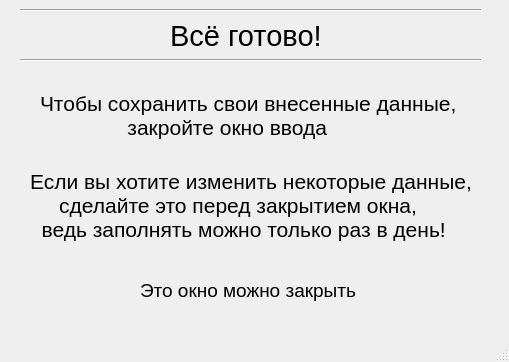
<?xml version="1.0" encoding="UTF-8"?>
<ui version="4.0">
 <class>MainWindow</class>
 <widget class="QMainWindow" name="MainWindow">
  <property name="geometry">
   <rect>
    <x>0</x>
    <y>0</y>
    <width>509</width>
    <height>362</height>
   </rect>
  </property>
  <property name="windowTitle">
   <string>Всё готово!</string>
  </property>
  <widget class="QWidget" name="centralwidget">
   <widget class="QLabel" name="label">
    <property name="geometry">
     <rect>
      <x>170</x>
      <y>10</y>
      <width>151</width>
      <height>51</height>
     </rect>
    </property>
    <property name="font">
     <font>
      <pointsize>22</pointsize>
      <weight>50</weight>
      <bold>false</bold>
     </font>
    </property>
    <property name="text">
     <string>Всё готово!</string>
    </property>
   </widget>
   <widget class="QLabel" name="label_2">
    <property name="geometry">
     <rect>
      <x>40</x>
      <y>80</y>
      <width>421</width>
      <height>71</height>
     </rect>
    </property>
    <property name="font">
     <font>
      <pointsize>16</pointsize>
     </font>
    </property>
    <property name="text">
     <string>Чтобы сохранить свои внесенные данные, 
               закройте окно ввода</string>
    </property>
   </widget>
   <widget class="QLabel" name="label_3">
    <property name="geometry">
     <rect>
      <x>30</x>
      <y>170</y>
      <width>451</width>
      <height>71</height>
     </rect>
    </property>
    <property name="font">
     <font>
      <pointsize>16</pointsize>
     </font>
    </property>
    <property name="text">
     <string>Если вы хотите изменить некоторые данные,
     сделайте это перед закрытием окна,
  ведь заполнять можно только раз в день!</string>
    </property>
   </widget>
   <widget class="Line" name="line">
    <property name="geometry">
     <rect>
      <x>20</x>
      <y>0</y>
      <width>461</width>
      <height>20</height>
     </rect>
    </property>
    <property name="orientation">
     <enum>Qt::Horizontal</enum>
    </property>
   </widget>
   <widget class="Line" name="line_2">
    <property name="geometry">
     <rect>
      <x>20</x>
      <y>50</y>
      <width>461</width>
      <height>20</height>
     </rect>
    </property>
    <property name="orientation">
     <enum>Qt::Horizontal</enum>
    </property>
   </widget>
   <widget class="QLabel" name="label_4">
    <property name="geometry">
     <rect>
      <x>140</x>
      <y>260</y>
      <width>221</width>
      <height>61</height>
     </rect>
    </property>
    <property name="font">
     <font>
      <pointsize>14</pointsize>
     </font>
    </property>
    <property name="text">
     <string>Это окно можно закрыть</string>
    </property>
   </widget>
  </widget>
  <widget class="QMenuBar" name="menubar">
   <property name="geometry">
    <rect>
     <x>0</x>
     <y>0</y>
     <width>509</width>
     <height>21</height>
    </rect>
   </property>
  </widget>
  <widget class="QStatusBar" name="statusbar"/>
 </widget>
 <resources/>
 <connections/>
</ui>
